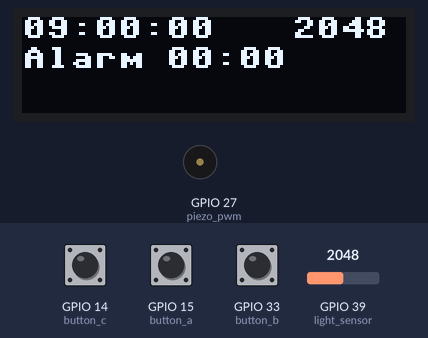
A program run on a simulated ESP32 board running MicroPython. Parts: 128×32 one-colour display, buzzer (waves = sounding). The test bench sets the inputs (shaded band); at power-on: GPIO 14 (button_c) HIGH, GPIO 39 (light_sensor) = 2048, GPIO 15 (button_a) HIGH, GPIO 33 (button_b) HIGH (analog values on the 0–4095 scale). The clock reads 2024-03-15 10:24:30 at power-on unless the program sets it.

Above: at 0.1 s.
1.3 s: GPIO 14 (button_c) pulled LOW for 0.25 s
At 3.8 s:
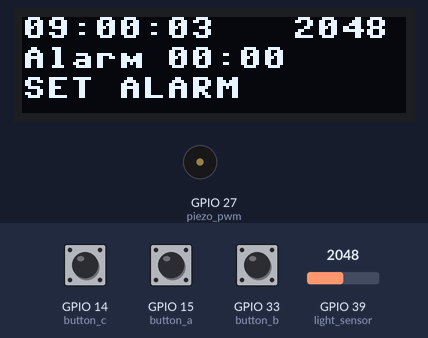
4.5 s: GPIO 39 (light_sensor) set to 2866
At 5.7 s:
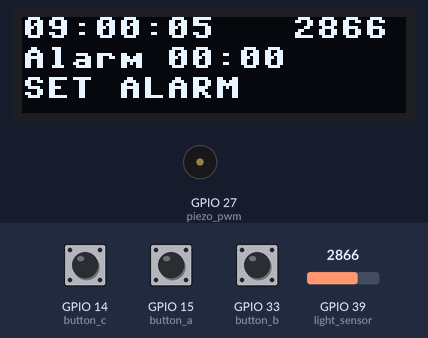
6.6 s: GPIO 15 (button_a) pulled LOW for 0.25 s
At 7.9 s:
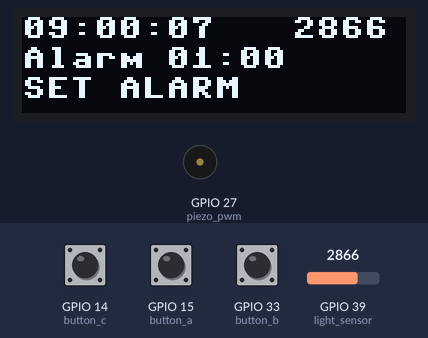
8.5 s: GPIO 33 (button_b) pulled LOW for 0.25 s
At 9.7 s:
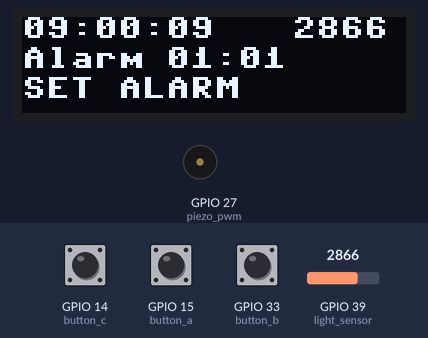
10.7 s: GPIO 14 (button_c) pulled LOW for 1 s
At 11.9 s:
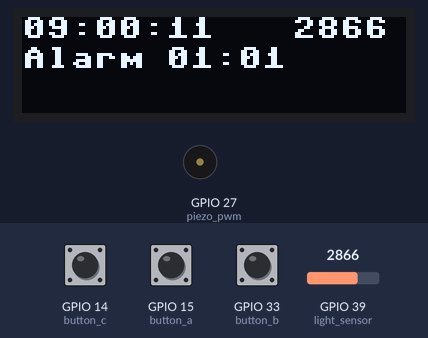
13.2 s: GPIO 15 (button_a) pulled LOW for 1 s
At 14.9 s:
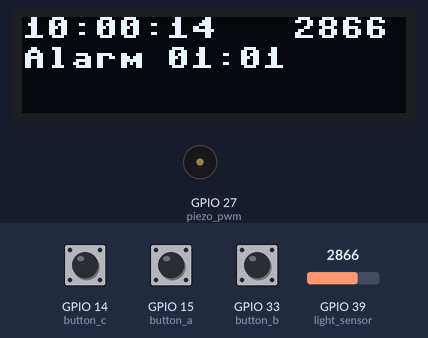
Timing chart, 0 to 16.4 s (numbered marks = the images above; inputs shaded):
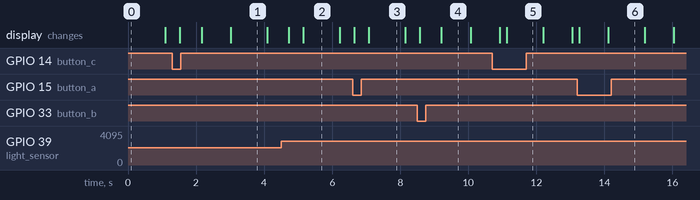

Measured:
- after the input at 1.3 s, the display: first changes after 0.22 s (image 1 shows a later state)
- after the input at 10.7 s, the display: first changes after 0.22 s (image 5 shows a later state)
- what the display in image 1 shows lasts 1.1 s, from 3.0 s to 4.1 s
- what the display in image 4 shows lasts 0.9 s, from 9.2 s to 10.1 s

The program:

lab3_check4.py
```python
from machine import RTC, I2C, Pin, PWM, ADC
import ssd1306
import utime

i2c = I2C(0, sda=Pin(22), scl=Pin(20), freq=400000)
oled = ssd1306.SSD1306_I2C(128, 32, i2c)

rtc = RTC()
rtc.datetime((2026, 9, 30, 2, 9, 0, 0, 0))

# button a: +1 hour, button b: +1 minute, button c: toggle clock/alarm mode
button_a = Pin(15, Pin.IN, Pin.PULL_UP)
button_b = Pin(33, Pin.IN, Pin.PULL_UP)
button_c = Pin(14, Pin.IN, Pin.PULL_UP)

last_press_a = 0
last_press_b = 0
last_press_c = 0
debounce_ms = 200

mode = "clock"
alarm_hour = 0
alarm_minute = 0
alarm_active = False
alarm_triggered = False

light_sensor = ADC(Pin(39))
light_sensor.atten(ADC.ATTN_11DB)
LIGHT_MAX = 100

piezo_pwm = PWM(Pin(27))
piezo_pwm.freq(440)
piezo_pwm.duty_u16(0)

def button_handler(pin):
    global last_press_a, last_press_b, last_press_c, mode, alarm_hour, alarm_minute, alarm_active
    current_time = utime.ticks_ms()
    if alarm_active:
        alarm_active = False
        return
    if pin == button_a:
        if current_time - last_press_a > debounce_ms:
            last_press_a = current_time
            if mode == "clock":
                now = rtc.datetime()
                new_hour = (now[4] + 1) % 24
                rtc.datetime((now[0], now[1], now[2], now[3], new_hour, now[5], now[6], 0))
            else:
                alarm_hour = (alarm_hour + 1) % 24
    elif pin == button_b:
        if current_time - last_press_b > debounce_ms:
            last_press_b = current_time
            if mode == "clock":
                now = rtc.datetime()
                new_minute = (now[5] + 1) % 60
                rtc.datetime((now[0], now[1], now[2], now[3], now[4], new_minute, now[6], 0))
            else:
                alarm_minute = (alarm_minute + 1) % 60
    else:
        if current_time - last_press_c > debounce_ms:
            last_press_c = current_time
            if mode == "clock":
                mode = "alarm"
            else:
                mode = "clock"

button_a.irq(trigger=Pin.IRQ_FALLING, handler=button_handler)
button_b.irq(trigger=Pin.IRQ_FALLING, handler=button_handler)
button_c.irq(trigger=Pin.IRQ_FALLING, handler=button_handler)

while True:
    now = rtc.datetime()
    time_string = f"{now[4]:02d}:{now[5]:02d}:{now[6]:02d}"
    alarm_string = f"Alarm {alarm_hour:02d}:{alarm_minute:02d}"

    value = light_sensor.read()
    level = min(value, LIGHT_MAX)
    oled.contrast(5 + int(level * 250 / LIGHT_MAX))

    oled.fill(0)
    oled.text(time_string, 0, 0)
    oled.text(str(value), 90, 0)
    oled.text(alarm_string, 0, 10)
    if mode == "alarm":
        oled.text("SET ALARM", 0, 20)

    if now[4] == alarm_hour and now[5] == alarm_minute:
        if not alarm_triggered:
            alarm_active = True
            alarm_triggered = True
    else:
        alarm_triggered = False

    if alarm_active:
        piezo_pwm.duty_u16(32768)
        oled.invert(1)
    else:
        piezo_pwm.duty_u16(0)
        oled.invert(0)

    oled.show()
    utime.sleep(0.2)
```
